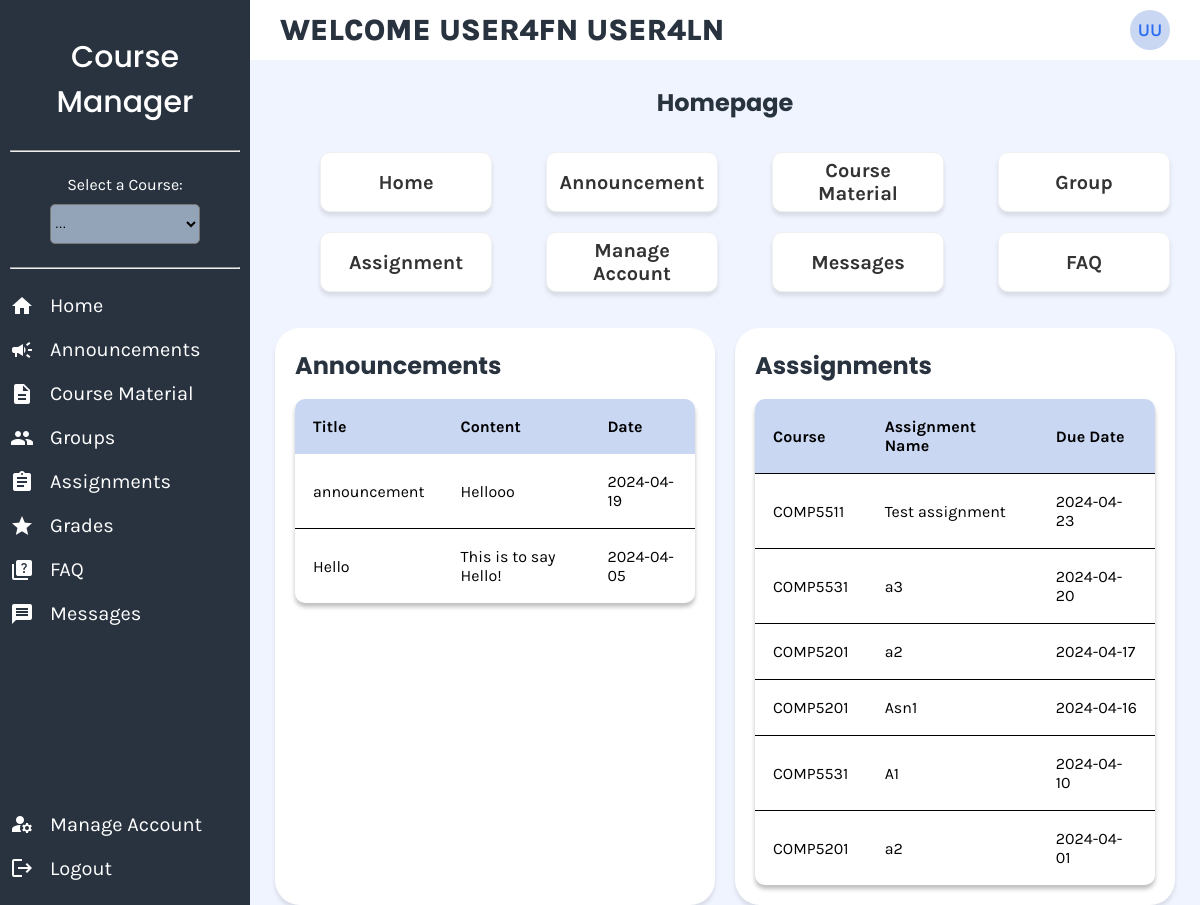
The page /professor.php (signed in) on the database its author committed.
### tables this page shows
CREATE TABLE IF NOT EXISTS `announcements` (
  `announcement_id` int NOT NULL AUTO_INCREMENT,
  `title` varchar(255) NOT NULL,
  `content` text NOT NULL,
  `announcement_date` date NOT NULL,
  `userID` int NOT NULL,
  PRIMARY KEY (`announcement_id`) USING BTREE,
  KEY `userID` (`userID`) USING BTREE,
  CONSTRAINT `announcements_ibfk_1` FOREIGN KEY (`userID`) REFERENCES `user` (`userID`)
) AUTO_INCREMENT=1;

CREATE TABLE IF NOT EXISTS `assignments` (
  `Title` VARCHAR(100) NOT NULL,
  `Weight` DECIMAL(10,0) NOT NULL,
  `Max Mark` DECIMAL(10,0) NOT NULL,
  `Post Date` DATE NOT NULL,
  `Due Date` DATE NOT NULL,
  `assign_id` INT NOT NULL AUTO_INCREMENT,
  `assign_instructions` TEXT NOT NULL,
  `course_id` INT NOT NULL,
  PRIMARY KEY (`assign_id`),
  KEY `course_id` (`course_id`),
  CONSTRAINT `assignments_ibfk_1` FOREIGN KEY (`course_id`) REFERENCES `courses` (`course_id`) ON DELETE CASCADE ON UPDATE CASCADE
);

CREATE TABLE IF NOT EXISTS `courses` (
  `course_id` INT NOT NULL AUTO_INCREMENT,
  `course_name` VARCHAR(150) NOT NULL,
  `course_code` VARCHAR(150) NOT NULL,
  `dept_name` VARCHAR(150) NOT NULL,
  `semester` VARCHAR(150) NOT NULL,
  `room_no` VARCHAR(150) NOT NULL,
  `instructor_name` VARCHAR(150) NOT NULL,
  PRIMARY KEY (`course_id`)
) AUTO_INCREMENT=1;

### professor.php (the view, shortened to what this page needs)
<?php
require 'header.php';
require 'sidebar.php';
$assignmentQuery = "SELECT a.*, c.course_code
                    FROM assignments a
                    INNER JOIN courses c ON a.course_id = c.course_id
                    ORDER BY a.`Due Date` DESC";
$assignmentResult = mysqli_query($conn, $assignmentQuery);
$query = "SELECT title, content, announcement_date, userID
          FROM announcements ORDER BY announcement_date DESC";
$result = mysqli_query($conn, $query);
?>
<!DOCTYPE html>
<html lang="en">
<head>
    <link rel="stylesheet" href="style.css">
</head>
<body>
    <main>
        <div class="container">
            <h1>Homepage</h1>
            <div class="tiles">
                <ul class="tiles">
                    <li>
                        <a href="index.php">Home</a>
                    </li>
                    <li>
                        <a href="#">Announcement</a>
                    </li>
                    <li>
                        <a href="course_material.php">Course Material</a>
                    </li>
                    <li>
                        <a href="groups.php">Group</a>
                    </li>
                    <li>
                        <a href="assignment.php">Assignment</a>
                    </li>
                    <li>
                        <a href="manage_account.php">Manage Account</a>
                    </li>
                    <li>
                        <a href="messages.php">Messages</a>
                    </li>
                    <li>
                        <a href="FAQ.php">FAQ</a>
                    </li>
                </ul>
            </div>
            <div class="general-tile">
                <div class="mid-tile">
                    <h1 class="mid-content">Announcements</h1>
                    <table>
                        <thead>
                            <tr>
                                <th>Title</th>
                                <th>Content</th>
                                <th>Date</th>
                            </tr>
                        </thead>
                        <tbody>
                            <?php
                            if ($result && mysqli_num_rows($result) > 0) {
                                while ($row = mysqli_fetch_assoc($result)) {
                                    echo "<tr>";
                                    echo "<td>" . htmlspecialchars($row['title']) . "</td>";
                                    echo "<td>" . nl2br(htmlspecialchars($row['content'])) . "</td>";
                                    echo "<td>" . htmlspecialchars($row['announcement_date']) . "</td>";
                                    echo "</tr>";
                                }
                            } else {
                                echo "<tr><td colspan='4'>No announcements available.</td></tr>";
                            }
                            ?>
                        </tbody>
                    </table>
                </div>
                <div class="mid-tile">
                    <h1 class="mid-content">Asssignments</h1>
                    <table>
                        <tr>
                            <th>Course</th>
                            <th>Assignment Name</th>
                            <th>Due Date</th>
                        </tr>
                        <?php
                        while ($row = mysqli_fetch_assoc($assignmentResult)) {
                            echo "<tr>";
                            echo "<td>" . $row['course_code'] . '</td>';
                            echo "<td>" . $row['Title'] . '</td>';
                            echo '<td>' . $row['Due Date'] . '</td>';
                            echo "</tr>";
                        }
                        ?>
                    </table>
                </div>
            </div>
        </div>
    </main>
</body>
</html>

### style.css (style rules this page uses)
main { background-color: #eff4ff; position: absolute; top: 60px; left: 250px; right: 0px; bottom: 0px; }
.container { margin: 25px 25px 25px 25px; }
h1 { font-family: 'Poppins', sans-serif; font-size: 24px; color: #29333F; text-align: center; }
table { width: 100%; position: relative; background: white; box-shadow: 0px 4px 4px rgba(0, 0, 0, 0.25); border-radius: 10px; border-collapse: collapse; overflow: hidden; }
tr { border-bottom: 1px solid black; }
tr:last-child { border-bottom: none; }
th { background-color: #c9d7f2; }
th, td { padding: 18px; text-align: left; }
*, *::after, *::before { box-sizing: border-box; }
body { color: black; font-family: 'Karla', sans serif; }
.tiles { display: flex; flex-wrap: wrap; justify-content: space-between; list-style-type: none; width: 100%; }
.tiles li { flex: 0 0 20%; background-color: white; padding: 10px; border-radius: 10px; text-align: center; justify-content: center; margin: 0px 5px 20px 5px; height: 60px; display: flex; align-items: center; border: 1px solid rgb(240, 240, 240); box-shadow: 0px 4px 4px rgba(0, 0, 0, 0.1); font-family: 'Karla', sans-serif; font-weight: 700; font-size: 20px; }
.tiles a { text-decoration: none; color: #333; }
.general-tile { display: grid; grid-template-columns: repeat(2, 1fr); gap: 20px; }
.mid-tile { background-color: white; padding: 20px; border-radius: 25px; box-shadow: 0px 4px 4px rgba(0, 0, 0, 0.1); }
.mid-content { margin-top: 0; text-align: left; }

### rows shown on the page
announcements: title "announcement", content "Hellooo", announcement_date "2024-04-19"
announcements: title "Hello", content "This is to say Hello!", announcement_date "2024-04-05"
assignments: course.course_code "COMP5511", Title "Test assignment", Due Date "2024-04-23"
assignments: course.course_code "COMP5531", Title "a3", Due Date "2024-04-20"
assignments: course.course_code "COMP5201", Title "a2", Due Date "2024-04-17"
assignments: course.course_code "COMP5201", Title "Asn1", Due Date "2024-04-16"
assignments: course.course_code "COMP5531", Title "A1", Due Date "2024-04-10"
assignments: course.course_code "COMP5201", Title "a2", Due Date "2024-04-01"

### other values the page prints
$pageTitle "WELCOME USER4FN USER4LN"
$initials "UU"
